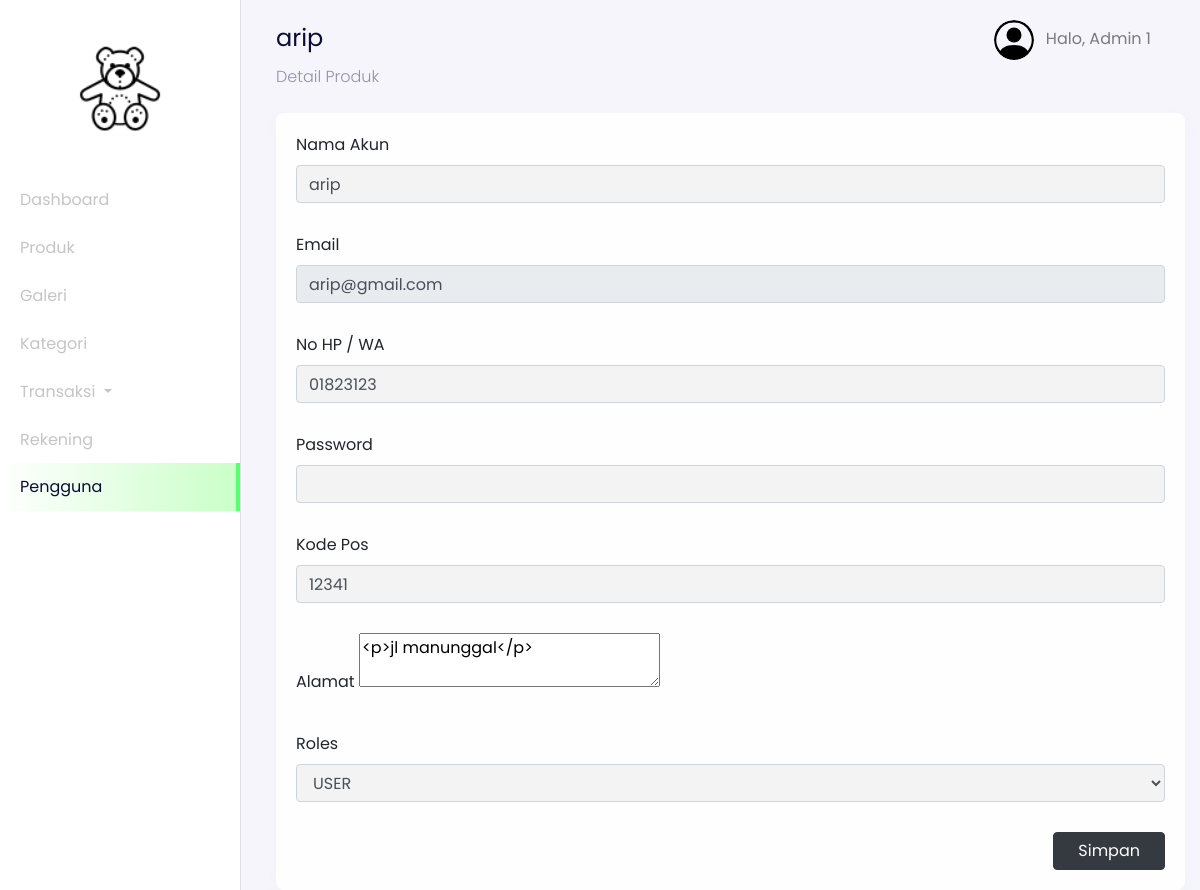
The app's page /admin?page=users-details&id=11 (signed in) with its own data.
### tables this page shows
CREATE TABLE `users` (
  `id_user` int(11) NOT NULL,
  `name` varchar(255) NOT NULL,
  `email` varchar(255) NOT NULL,
  `password` varchar(255) NOT NULL,
  `address` text DEFAULT NULL,
  `phone_number` varchar(255) NOT NULL,
  `postal_code` varchar(191) NOT NULL,
  `roles` varchar(255) NOT NULL
);

### config/config.php (called while the page is built, shortened)
<?php
$host = 'localhost';
$user = 'root';
$password = '';
$dbname = 'bricks';
$conn = mysqli_connect($host, $user, $password, $dbname);
function query($query)
{
    global $conn;
    $result = mysqli_query($conn, $query);
    $rows = [];
    while ($row = mysqli_fetch_assoc($result)) {
        $rows[] = $row;
    }
    return $rows;
}

### admin/users/dashboard-users-details.php (the view, shortened to what this page needs)
<?php
$id = $_GET["id"];
$users = query("SELECT * FROM users WHERE id_user = $id")[0];
?>
<nav
  class="navbar navbar-expand-lg navbar-light navbar-store fixed-top"
  data-aos="fade-down"
>
  <div class="container-fluid">
    <div class="collpase navbar-collapse" id="navbarResponsive">
      <ul class="navbar-nav d-none d-lg-flex ml-auto">
        <li class="nav-item dropdown">
          <a
            href="#"
            class="nav-link"
            id="navbarDropdown"
            role="button"
            data-toggle="dropdown"
          >
          <img
              src="../assets/images/person-circle.svg"
              alt="profile"
              height="40px"
              class="rounded-circle mr-2 profile-picture"
            />
            <?php
              $id_user = $_SESSION['user'];
              $user = query("SELECT * FROM users WHERE id_user = $id_user")[0];
            ?>
            Halo, <?= $user["name"]; ?>
          </a>
        </li>
      </ul>
    </div>
  </div>
</nav>
<div
  class="section-content section-dashboard-home"
  data-aos="fade-up"
>
  <div class="container-fluid">
    <div class="dashboard-heading">
      <h2 class="dashboard-title"><?= $users["name"]; ?></h2>
      <p class="dashboard-subtitle">Detail Produk</p>
    </div>
    <div class="dashboard-content">
      <div class="row">
        <div class="col-12 mt-2">
          <form action="" method="POST">
            <div class="card">
              <div class="card-body">
                  <div class="row">
                    <div class="col-md-12">
                      <div class="form-group">
                        <label for="name">Nama Akun</label>
                        <input
                          type="text"
                          name="name"
                          id="name"
                          class="form-control"
                          value="<?= $users["name"]; ?>"
                          required
                        />
                      </div>
                    </div>
                    <div class="col-md-12">
                      <div class="form-group">
                        <label for="email">Email</label>
                        <input
                          type="text"
                          name="email"
                          id="email"
                          class="form-control"
                          value="<?= $users["email"]; ?>"
                          readonly
                        />
                      </div>
                    </div>
                    <div class="col-md-12">
                      <div class="form-group">
                        <label for="phone_number">No HP / WA</label>
                        <input
                          type="number"
                          name="phone_number"
                          id="phone_number"
                          class="form-control"
                          value="<?= $users["phone_number"]; ?>"
                          required
                        />
                      </div>
                    </div>
                    <div class="col-md-12">
                      <div class="form-group">
                        <label for="password">Password</label>
                        <input
                          type="password"
                          name="password"
                          id="password"
                          class="form-control"
                        />
                      </div>
                    </div>
                    <div class="col-md-12">
                      <div class="form-group">
                        <label for="code">Kode Pos</label>
                        <input
                          type="text"
                          name="code"
                          id="code"
                          class="form-control"
                          value="<?= $users["postal_code"]; ?>"
                        />
                      </div>
                    </div>
                    <div class="col-md-12">
                      <div class="form-group">
                        <label>Alamat</label>
                        <textarea name="alamat" id="editor" required><?= $users["address"]; ?></textarea>
                      </div>
                    </div>
                    <div class="col-md-12">
                      <div class="form-group">
                        <label for="roles">Roles</label>
                        <select name="roles" id="roles" class="form-control" required>
                          <option value="<?= $users["roles"]; ?>" selected><?= $users["roles"]; ?></option>
                        </select>
                      </div>
                    </div>
                  </div>
                  <div class="row">
                    <div class="col-12 text-right">
                      <button
                        type="submit"
                        name="updateUser"
                        class="btn btn-dark px-4"
                      >
                        Simpan
                      </button>
                    </div>
                  </div>
              </div>
            </div>
          </form>
        </div>
      </div>
    </div>
  </div>
</div>

### records on screen
users: name "Admin 1"
users: name "arip", email "arip@gmail.com", phone_number "01823123", code "12341", alamat "<p>jl manunggal</p>", roles "USER"
